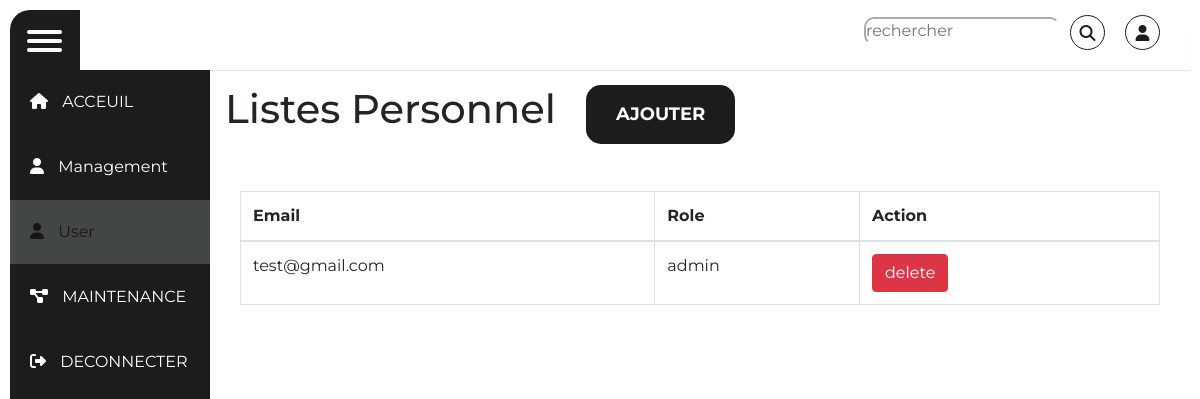
The app's page /admin/User/user.php (signed in), older data.
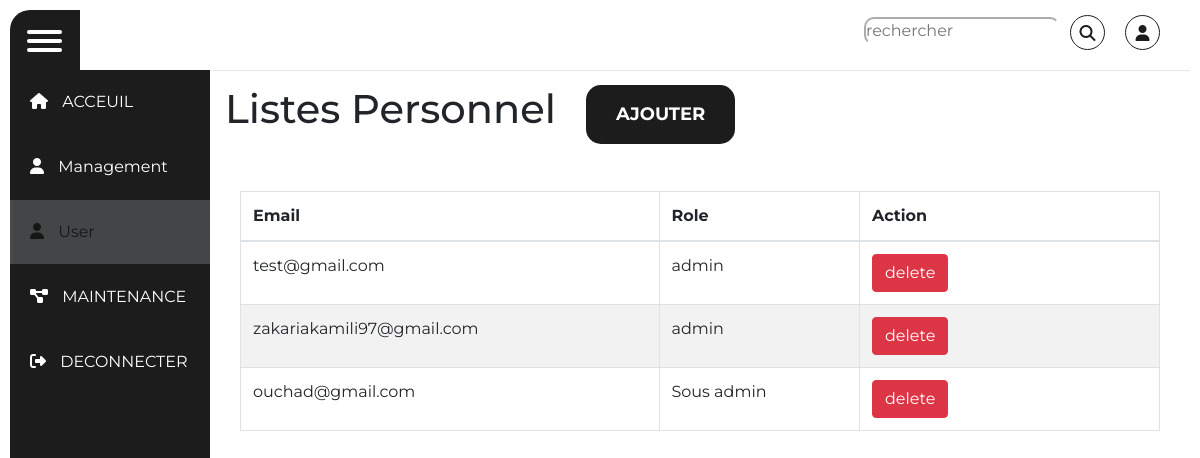
The same page, newer data.
### tables this page shows
CREATE TABLE IF NOT EXISTS `utilisateur` (
  `idUtilisateur` int(11) NOT NULL AUTO_INCREMENT,
  `emailUtilisateur` varchar(100) NOT NULL,
  `roleUtilisateur` varchar(40) NOT NULL,
  `passUtilisateur` varchar(250) NOT NULL,
  `idPersonnel` int(11) DEFAULT NULL,
  PRIMARY KEY (`idUtilisateur`),
  KEY `fk_utilisateur_personnel` (`idPersonnel`)
);

### admin/User/user.php (the view, shortened to what this page needs)
<?php
$status = false;
$search = "";
?>
<!DOCTYPE html>
<html lang="en">
<head>
	<link rel="stylesheet" href="../css/styles.css">
  <link rel="stylesheet" href="https://stackpath.bootstrapcdn.com/bootstrap/4.4.1/css/bootstrap.min.css">
</head>
<body>
<div class="wrapper">
  <div class="top_navbar">
    <div class="hamburger">
       <div class="one"></div>
       <div class="two"></div>
       <div class="three"></div>
    </div>
    <div class="top_menu">
      <form class="form" role="form" name="search" action="user.php" method="post">
      <ul>
        <li>
          <input type="text" placeholder="rechercher" name="name" id="search">
        </li>
       <li>
       <button type="submit" style="background-color:white;border:none;outline:none;"   >
       <a>
          <i class="fas fa-search"></i>
        </a>
      </button>
          </li>
          <li><a href="user.php">
          <i class="fas fa-user"></i>
          </a></li>
      </ul>
      </form>
    </div>
  </div>
  <div class="sidebar">
  <ul>
        <li><a href="../index.php" >
          <span class="icon"><i class="fas fa-home"></i></span>
          <span class="title">ACCEUIL</span></a></li>
        <li><a href="../Personne/personne.php">
          <span class="icon"><i class="fas fa-user"></i></span>
          <span class="title">Management</span>
          </a></li>
           <?php
          $db = Database::connect();
            $statement = $db->prepare("select * from utilisateur where emailUtilisateur   = ? ");
            $statement->execute(array($_SESSION["user"]));
            $item = $statement->fetch();
            if($item["roleUtilisateur"] == "admin"){
              echo '<li><a href="#"  class="active">
              <span class="icon"><i class="fas fa-user"></i></span>
              <span class="title">User</span>
              </a></li>';
            }
          ?>
        <li><a href="#" >
          <span class="icon"><i class="fas fa-project-diagram"></i></span>
          <span class="title">MAINTENANCE</span>
          </a></li>
        <li><a href="../Loguot.php">
          <span class="icon"><i class="fas fa-sign-out-alt"></i></span>
          <span class="title">DECONNECTER</span>
          </a></li>
    </ul>
  </div>
  <div class="main_container">
    <div class="container admin">
    <div>
        <div class="row">
        <h1>Listes Personnel</h1>
          <a class="btn-main" href="AjouteUser.php" id="Ajoute">Ajouter</a>  <br>
          </div>
            <table class="table table-striped table-bordered">
            <thead>
                <tr>
                <th>Email</th>
                <th>Role</th>
                <th>Action</th>
                </tr>
            </thead>
            <tbody>
            <tr>
            <?php
            $db = Database::connect();
            if($status){
              $statement = $db->prepare("select * from personnel where emailUtilisateur = ?");
              $statement->execute(array($search));
              while($item = $statement->fetch())
              {
                echo    '<tr>';
                echo    '<td>' . $item['emailUtilisateur'] .  '</td>';
                echo    '<td>' . $item['roleUtilisateur'] .  '</td>';
                echo   '<td width="300">';
                echo     '<a class="btn btn-danger" href="delete.php?id=' .$item['idUtilisateur'] . '"><span class="glyphicon glyphicon-remove"></span> delete </a>';
                echo    '</td>';
                echo '</tr>';
              }
              }else{
              $statement = $db->query("select * from utilisateur LIMIT 10 ");
              while($item = $statement->fetch())
              {
             echo      '<tr>';
             echo    '<td>' . $item['emailUtilisateur'] .  '</td>';
             echo    '<td>' . $item['roleUtilisateur'] .  '</td>';
             echo   '<td width="300">';
             echo     '<a class="btn btn-danger" href="delete.php?id=' .$item['idUtilisateur'] . '"><span class="glyphicon glyphicon-remove"></span> delete </a>';
             echo    '</td>';
             echo '</tr>';
              }
            }
                ?>
                        </tr>
            </tbody>
            </table>
        </div>
        </div>
  </div>
</div>
</body>
</html>

### admin/css/styles.css (style rules this page uses)
* { margin: 0; padding: 0; list-style: none; text-decoration: none; box-sizing: border-box; font-family: 'Montserrat', sans-serif; }
body { background: #FFF; }
.wrapper { margin: 10px; }
.wrapper .top_navbar { width: calc(100% - 20px); height: 60px; display: flex; position: fixed; top: 10px; }
.wrapper .top_navbar .hamburger { width: 70px; height: 100%; background: #1B1C1B; padding: 15px 17px; border-top-left-radius: 20px; cursor: pointer; }
.wrapper .top_navbar .hamburger div { width: 35px; height: 4px; background: #FFF; margin: 5px 0; border-radius: 5px; }
.wrapper .top_navbar .top_menu { width: calc(100% - 70px); height: 100%; background: #fff; border-top-right-radius: 20px; display: flex; justify-content: space-between; align-items: center; padding: 0 20px; box-shadow: 0 1px 1px rgba(0,0,0,0.1); }
.wrapper .top_navbar .top_menu ul { display: flex; }
.wrapper .top_navbar .top_menu ul li a { display: block; margin: 0 10px; width: 35px; height: 35px; line-height: 35px; text-align: center; border: 1px solid #1B1C1B; border-radius: 50%; color: #1B1C1B; }
.btn-main { padding: 16px 30px; background-color: #1B1C1B; text-transform: uppercase; font-size: 18px; font-weight: 700; cursor: pointer; border-radius: 15px; color: #FFFFFF !important; border: none; margin-left: 30px; outline: none; text-decoration: none !important; }
.table { margin-top: 47px; }
.wrapper .sidebar { position: fixed; top: 70px; left: 10px; background: #1B1C1B; width: 200px; height: calc(100% - 80px); border-bottom-left-radius: 20px; transition: all 0.3s ease; }
.wrapper .sidebar ul li a { display: block; padding: 20px; color: #fff; position: relative; margin-bottom: 1px; color: #FFF; white-space: nowrap; }
.wrapper .sidebar ul li a:before { content: ""; position: absolute; top: 0; left: 0; width: 3px; height: 100%; background: #FFF; display: none; }
.wrapper .sidebar ul li a span.icon { margin-right: 10px; display: inline-block; }
.wrapper .sidebar ul li a span.title { display: inline-block; }
.wrapper .sidebar ul li a:hover, .wrapper .sidebar ul li a.active { background: #e1ecf2; opacity: 0.2; color: #000; }
.wrapper .sidebar ul li a:hover:before, .wrapper .sidebar ul li a.active:before { display: block; }
.wrapper .main_container { width: (100% - 200px); margin-top: 70px; margin-left: 200px; padding: 15px; transition: all 0.3s ease; }
#search { border-radius: 10px; margin-top: 2px; outline: none; border-color: white; }

Row changes from the older to the newer data that the page shows:
added utilisateur: emailUtilisateur "zakariakamili97@gmail.com", roleUtilisateur "admin"
added utilisateur: emailUtilisateur "ouchad@gmail.com", roleUtilisateur "Sous admin"
